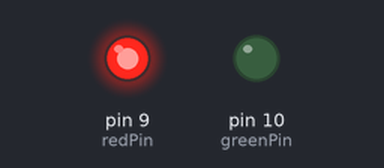
This sketch was run on a simulated Arduino Uno, built with avr-gcc and run on an emulated ATmega328P. Shown: output pins drawn as LEDs (lit = HIGH).

Above: at 0.5 s.
At 2.5 s:
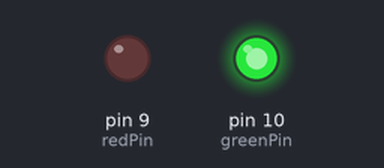
At 3.5 s:
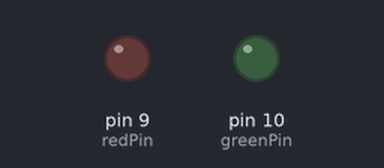
Timing chart, 0 to 5.2 s (numbered marks = the images above):
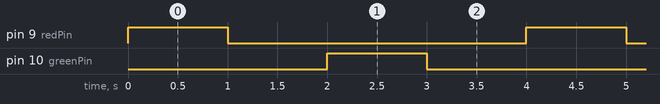

Measured:
- by itself, pin 9 (redPin), pin 10 (greenPin): alternates HIGH for 1.0 s and LOW for 3.0 s
- by itself, everything shown: repeats every 4.0 s, in 4 steps

The sketch:

rgb-test.ino
```cpp
//RGB LED pins
//Only red and green are used
const int redPin = 9;
const int greenPin = 10;

void setup() {
  // put your setup code here, to run once:
  pinMode(redPin, OUTPUT);
  pinMode(greenPin, OUTPUT);

}

void loop() {
  // put your main code here, to run repeatedly:

//  for (int i = 0; i < 255; i +=5) {
//    analogWrite(redPin, i);
//
//    delay(100);
//  }
//
//  for (int i = 255; i >= 0; i -=5) {
//    analogWrite(redPin, i);
//
//    delay(100);
//  }

  analogWrite(redPin, 255);
  analogWrite(greenPin, 0);
  delay(1000);

  analogWrite(redPin, 0);
  analogWrite(greenPin, 0);
  delay(1000);

  analogWrite(greenPin, 255);
  analogWrite(redPin, 0);
  delay(1000);

  analogWrite(greenPin, 0);
  analogWrite(redPin, 0);
  delay(1000);


}
```
